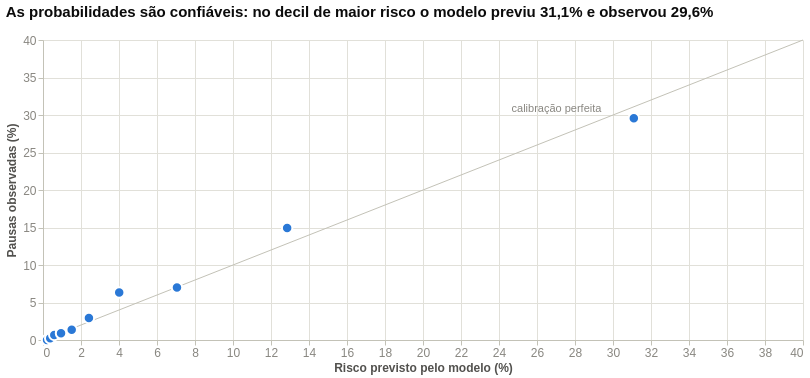

The notebook cell this image was saved under:
### Markdown cell above
### As probabilidades são confiáveis? E o que pesa no risco?

A **calibração** compara o risco previsto com a frequência observada por decil de risco: se o modelo diz 30%, tem de acontecer em cerca de 30% dos casos, senão a probabilidade não serve para calcular quanto dinheiro está em jogo.
Os **fatores** são odds ratios por desvio-padrão: abaixo de 1 reduzem o risco, acima de 1 aumentam. São **associação, não causa**.

### Code cell
na.grafico(graficos.grafico_calibracao(churn["calibracao"], na.MODO))
na.grafico(graficos.grafico_fatores(churn["principais_fatores"], na.MODO))

### Figure 1 — Vega-Lite specification as saved in the notebook (floating-point values rounded to 4 significant figures)
{"$schema": "https://vega.github.io/schema/vega-lite/v6.4.1.json", "background": "#ffffff", "config": {"axis": {"domainColor": "#c3c2b7", "gridColor": "#e1e0d9", "gridWidth": 1, "labelColor": "#898781", "labelFontSize": 12, "tickColor": "#c3c2b7", "titleColor": "#52514e", "titleFontSize": 12}, "background": "transparent", "legend": {"labelColor": "#52514e", "labelFontSize": 12, "orient": "top", "padding": 0, "symbolType": "square", "titleColor": "#52514e"}, "text": {"color": "#0b0b0b"}, "title": {"anchor": "start", "color": "#0b0b0b", "fontSize": 15, "fontWeight": 600, "offset": 14}, "view": {"continuousHeight": 300, "continuousWidth": 300, "stroke": null}}, "datasets": {"data-64280d36922c20e52e55f767db7bd635": [{"decil": 1, "households": 443, "observado_pct": 0.0, "previsto_pct": 0.2133}, {"decil": 2, "households": 442, "observado_pct": 0.2262, "previsto_pct": 0.3799}, {"decil": 3, "households": 443, "observado_pct": 0.6772, "previsto_pct": 0.5938}, {"decil": 4, "households": 442, "observado_pct": 0.905, "previsto_pct": 0.9491}, {"decil": 5, "households": 443, "observado_pct": 1.354, "previsto_pct": 1.51}, {"decil": 6, "households": 442, "observado_pct": 2.941, "previsto_pct": 2.417}, {"decil": 7, "households": 442, "observado_pct": 6.335, "previsto_pct": 4.011}, {"decil": 8, "households": 443, "observado_pct": 6.998, "previsto_pct": 7.051}, {"decil": 9, "households": 442, "observado_pct": 14.93, "previsto_pct": 12.85}, {"decil": 10, "households": 443, "observado_pct": 29.57, "previsto_pct": 31.1}], "data-76325b310ac3dd5f63bbbb20bdd0029b": [{"a": 0, "b": 0}, {"a": 40, "b": 40}], "data-e0af34549e0f128d5c07df1d852f658d": [{"a": 29.6, "b": 29.6, "t": "calibração perfeita"}]}, "height": 300, "layer": [{"data": {"name": "data-76325b310ac3dd5f63bbbb20bdd0029b"}, "encoding": {"x": {"field": "a", "scale": {"domain": [0, 40]}, "type": "quantitative"}, "y": {"field": "b", "scale": {"domain": [0, 40]}, "type": "quantitative"}}, "mark": {"color": "#c3c2b7", "strokeWidth": 1, "type": "line"}}, {"data": {"name": "data-e0af34549e0f128d5c07df1d852f658d"}, "encoding": {"text": {"field": "t", "type": "nominal"}, "x": {"field": "a", "scale": {"domain": [0, 40]}, "type": "quantitative"}, "y": {"field": "b", "scale": {"domain": [0, 40]}, "type": "quantitative"}}, "mark": {"align": "right", "color": "#898781", "dx": -4, "dy": -9, "fontSize": 11, "type": "text"}}, {"data": {"name": "data-64280d36922c20e52e55f767db7bd635"}, "encoding": {"tooltip": [{"field": "decil", "title": "Decil de risco (10 = maior)", "type": "quantitative"}, {"field": "households", "format": ",", "title": "Households", "type": "quantitative"}, {"field": "previsto_pct", "format": ".1f", "title": "Previsto (%)", "type": "quantitative"}, {"field": "observado_pct", "format": ".1f", "title": "Observado (%)", "type": "quantitative"}], "x": {"axis": {"format": ".0f"}, "field": "previsto_pct", "scale": {"domain": [0, 40]}, "title": "Risco previsto pelo modelo (%)", "type": "quantitative"}, "y": {"axis": {"format": ".0f"}, "field": "observado_pct", "scale": {"domain": [0, 40]}, "title": "Pausas observadas (%)", "type": "quantitative"}}, "mark": {"color": "#2a78d6", "filled": true, "opacity": 1, "size": 110, "stroke": "#ffffff", "strokeWidth": 2, "type": "point"}}], "title": "As probabilidades são confiáveis: no decil de maior risco o modelo previu 31,1% e observou 29,6%", "width": 760}
